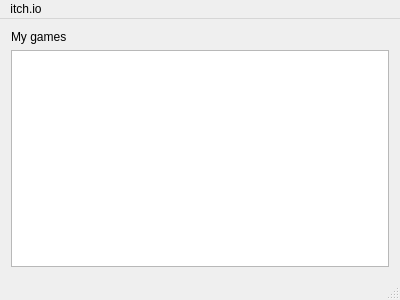
<?xml version="1.0" encoding="UTF-8"?>
<ui version="4.0">
 <class>GamesWindow</class>
 <widget class="QMainWindow" name="GamesWindow">
  <property name="geometry">
   <rect>
    <x>0</x>
    <y>0</y>
    <width>400</width>
    <height>300</height>
   </rect>
  </property>
  <property name="windowTitle">
   <string>GamesWindow</string>
  </property>
  <widget class="QWidget" name="centralWidget">
   <layout class="QVBoxLayout" name="verticalLayout">
    <item>
     <widget class="QLabel" name="label">
      <property name="text">
       <string>My games</string>
      </property>
     </widget>
    </item>
    <item>
     <widget class="QListView" name="gameListView"/>
    </item>
   </layout>
  </widget>
  <widget class="QMenuBar" name="menuBar">
   <property name="geometry">
    <rect>
     <x>0</x>
     <y>0</y>
     <width>400</width>
     <height>19</height>
    </rect>
   </property>
   <widget class="QMenu" name="menuItch_io">
    <property name="title">
     <string>itch.io</string>
    </property>
    <addaction name="actionRefresh"/>
    <addaction name="actionQuit"/>
   </widget>
   <addaction name="menuItch_io"/>
  </widget>
  <widget class="QStatusBar" name="statusBar"/>
  <action name="actionQuit">
   <property name="text">
    <string>Quit</string>
   </property>
   <property name="shortcut">
    <string>Ctrl+Q</string>
   </property>
  </action>
  <action name="actionRefresh">
   <property name="text">
    <string>Refresh</string>
   </property>
  </action>
 </widget>
 <layoutdefault spacing="6" margin="11"/>
 <resources/>
 <connections/>
</ui>
